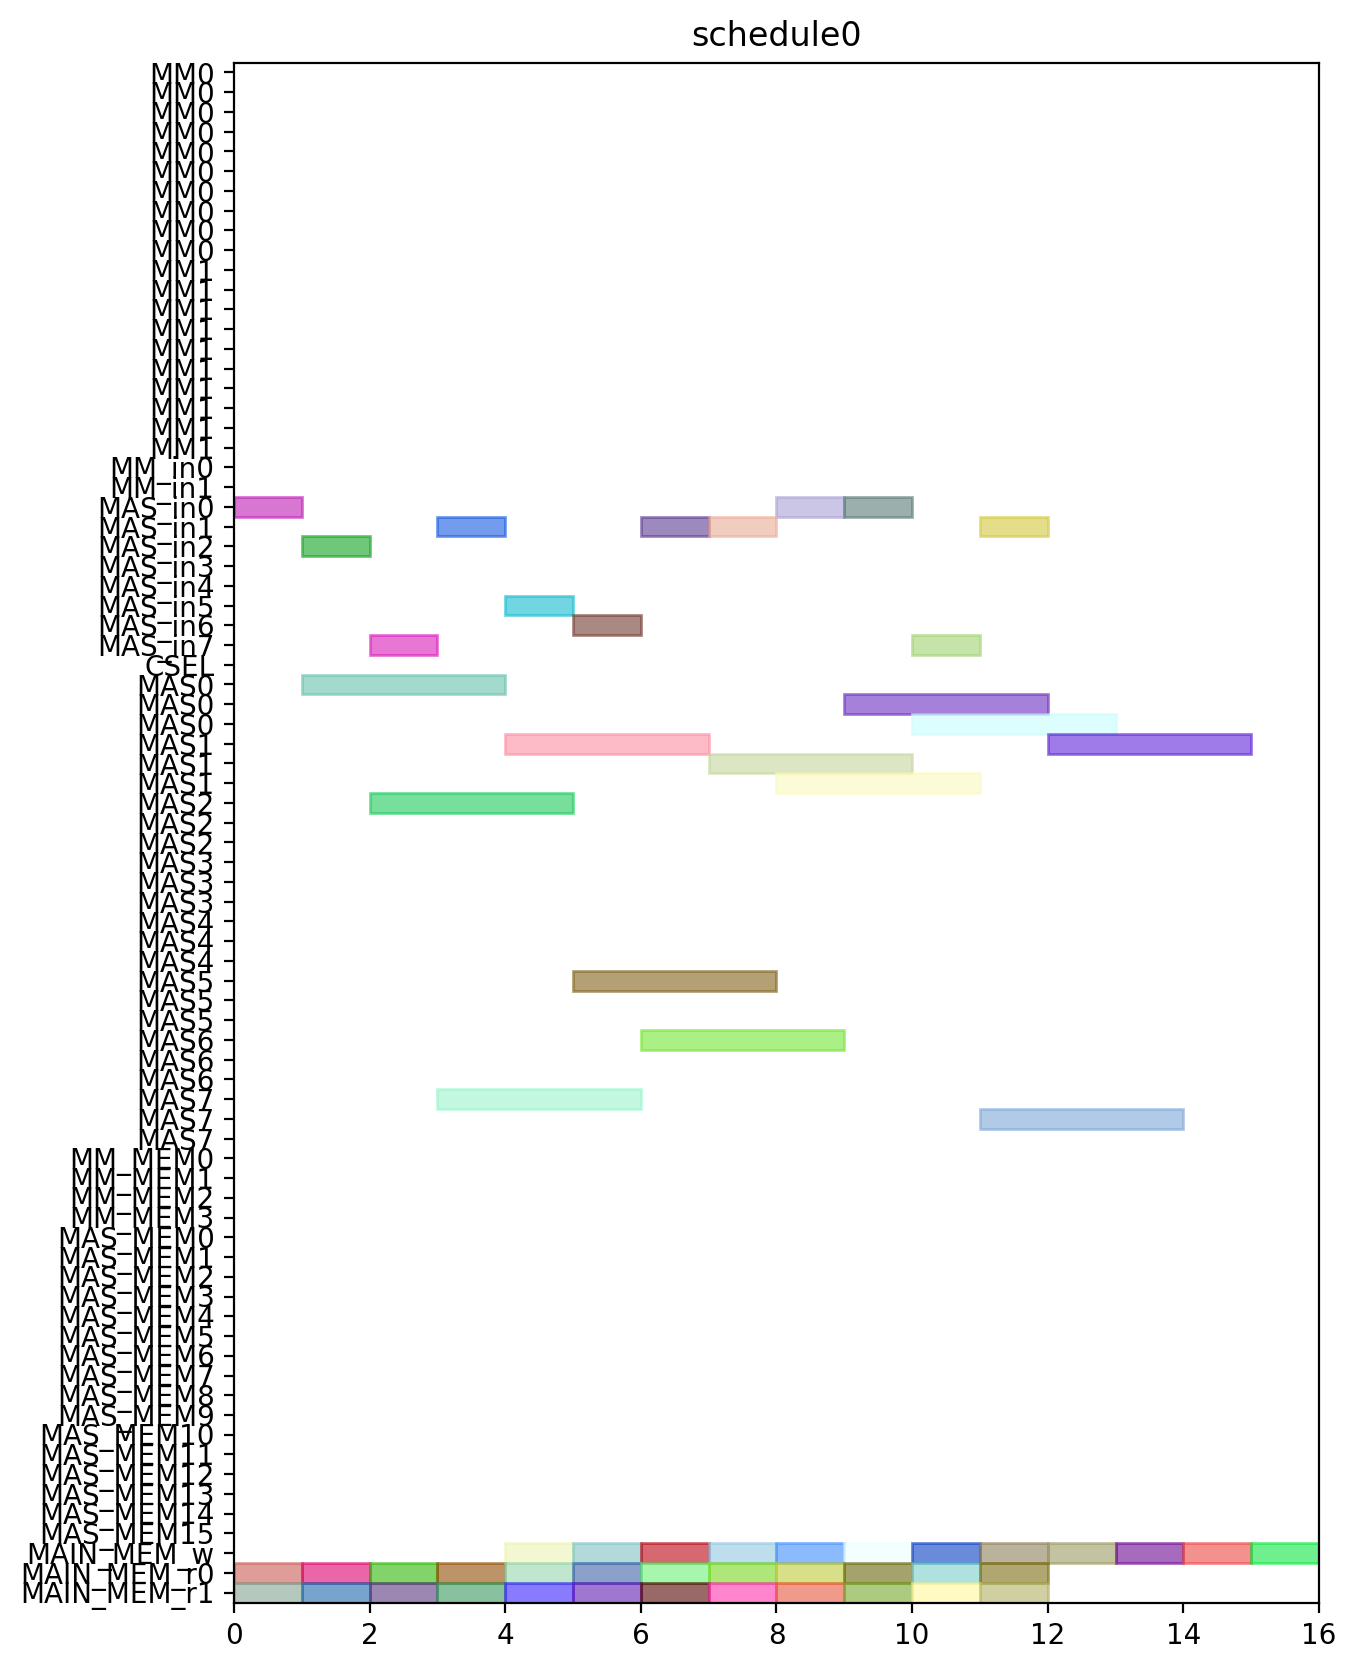

The script that drew this image:
from pyschedule import Scenario, solvers, plotters, alt


def solve():
	horizon = 120
	S = Scenario("schedule0", horizon=horizon)

	# resource
	MM = S.Resources('MM', num=2, size=10)
	MM_in = S.Resources('MM_in', num=2)
	MAS_in = S.Resources('MAS_in', num=8)
	CSEL = S.Resource('CSEL')
	MAS = S.Resources('MAS', num=8, size=3, periods=range(1, horizon))
	MM_MEM = S.Resources('MM_MEM', num=4)
	MAS_MEM = S.Resources('MAS_MEM', num=16)
	MAIN_MEM_w = S.Resource('MAIN_MEM_w', size=1)
	MAIN_MEM_r = S.Resources('MAIN_MEM_r', num=2)

	# result of previous scheduling

	# new tasks
	c000 = S.Task('c000', length=3, delay_cost=1)
	c000 += alt(MAS)
	c000_in = S.Task('c000_in', length=1, delay_cost=1)
	c000_in += alt(MAS_in)
	S += c000_in*MAS_in[0]<=c000*MAS[0]

	S += c000_in*MAS_in[1]<=c000*MAS[1]

	S += c000_in*MAS_in[2]<=c000*MAS[2]

	S += c000_in*MAS_in[3]<=c000*MAS[3]

	S += c000_in*MAS_in[4]<=c000*MAS[4]

	S += c000_in*MAS_in[5]<=c000*MAS[5]

	S += c000_in*MAS_in[6]<=c000*MAS[6]

	S += c000_in*MAS_in[7]<=c000*MAS[7]

	S += 0<c000

	c000_w = S.Task('c000_w', length=1, delay_cost=1)
	c000_w += alt(MAIN_MEM_w)
	S += c000 <= c000_w

	c000_mem0 = S.Task('c000_mem0', length=1, delay_cost=1)
	c000_mem0 += MAIN_MEM_r[0]
	S += c000_mem0 <= c000

	c000_mem1 = S.Task('c000_mem1', length=1, delay_cost=1)
	c000_mem1 += MAIN_MEM_r[1]
	S += c000_mem1 <= c000

	c001 = S.Task('c001', length=3, delay_cost=1)
	c001 += alt(MAS)
	c001_in = S.Task('c001_in', length=1, delay_cost=1)
	c001_in += alt(MAS_in)
	S += c001_in*MAS_in[0]<=c001*MAS[0]

	S += c001_in*MAS_in[1]<=c001*MAS[1]

	S += c001_in*MAS_in[2]<=c001*MAS[2]

	S += c001_in*MAS_in[3]<=c001*MAS[3]

	S += c001_in*MAS_in[4]<=c001*MAS[4]

	S += c001_in*MAS_in[5]<=c001*MAS[5]

	S += c001_in*MAS_in[6]<=c001*MAS[6]

	S += c001_in*MAS_in[7]<=c001*MAS[7]

	S += 0<c001

	c001_w = S.Task('c001_w', length=1, delay_cost=1)
	c001_w += alt(MAIN_MEM_w)
	S += c001 <= c001_w

	c001_mem0 = S.Task('c001_mem0', length=1, delay_cost=1)
	c001_mem0 += MAIN_MEM_r[0]
	S += c001_mem0 <= c001

	c001_mem1 = S.Task('c001_mem1', length=1, delay_cost=1)
	c001_mem1 += MAIN_MEM_r[1]
	S += c001_mem1 <= c001

	c010 = S.Task('c010', length=3, delay_cost=1)
	c010 += alt(MAS)
	c010_in = S.Task('c010_in', length=1, delay_cost=1)
	c010_in += alt(MAS_in)
	S += c010_in*MAS_in[0]<=c010*MAS[0]

	S += c010_in*MAS_in[1]<=c010*MAS[1]

	S += c010_in*MAS_in[2]<=c010*MAS[2]

	S += c010_in*MAS_in[3]<=c010*MAS[3]

	S += c010_in*MAS_in[4]<=c010*MAS[4]

	S += c010_in*MAS_in[5]<=c010*MAS[5]

	S += c010_in*MAS_in[6]<=c010*MAS[6]

	S += c010_in*MAS_in[7]<=c010*MAS[7]

	S += 0<c010

	c010_w = S.Task('c010_w', length=1, delay_cost=1)
	c010_w += alt(MAIN_MEM_w)
	S += c010 <= c010_w

	c010_mem0 = S.Task('c010_mem0', length=1, delay_cost=1)
	c010_mem0 += MAIN_MEM_r[0]
	S += c010_mem0 <= c010

	c010_mem1 = S.Task('c010_mem1', length=1, delay_cost=1)
	c010_mem1 += MAIN_MEM_r[1]
	S += c010_mem1 <= c010

	c011 = S.Task('c011', length=3, delay_cost=1)
	c011 += alt(MAS)
	c011_in = S.Task('c011_in', length=1, delay_cost=1)
	c011_in += alt(MAS_in)
	S += c011_in*MAS_in[0]<=c011*MAS[0]

	S += c011_in*MAS_in[1]<=c011*MAS[1]

	S += c011_in*MAS_in[2]<=c011*MAS[2]

	S += c011_in*MAS_in[3]<=c011*MAS[3]

	S += c011_in*MAS_in[4]<=c011*MAS[4]

	S += c011_in*MAS_in[5]<=c011*MAS[5]

	S += c011_in*MAS_in[6]<=c011*MAS[6]

	S += c011_in*MAS_in[7]<=c011*MAS[7]

	S += 0<c011

	c011_w = S.Task('c011_w', length=1, delay_cost=1)
	c011_w += alt(MAIN_MEM_w)
	S += c011 <= c011_w

	c011_mem0 = S.Task('c011_mem0', length=1, delay_cost=1)
	c011_mem0 += MAIN_MEM_r[0]
	S += c011_mem0 <= c011

	c011_mem1 = S.Task('c011_mem1', length=1, delay_cost=1)
	c011_mem1 += MAIN_MEM_r[1]
	S += c011_mem1 <= c011

	c100 = S.Task('c100', length=3, delay_cost=1)
	c100 += alt(MAS)
	c100_in = S.Task('c100_in', length=1, delay_cost=1)
	c100_in += alt(MAS_in)
	S += c100_in*MAS_in[0]<=c100*MAS[0]

	S += c100_in*MAS_in[1]<=c100*MAS[1]

	S += c100_in*MAS_in[2]<=c100*MAS[2]

	S += c100_in*MAS_in[3]<=c100*MAS[3]

	S += c100_in*MAS_in[4]<=c100*MAS[4]

	S += c100_in*MAS_in[5]<=c100*MAS[5]

	S += c100_in*MAS_in[6]<=c100*MAS[6]

	S += c100_in*MAS_in[7]<=c100*MAS[7]

	S += 0<c100

	c100_w = S.Task('c100_w', length=1, delay_cost=1)
	c100_w += alt(MAIN_MEM_w)
	S += c100 <= c100_w

	c100_mem0 = S.Task('c100_mem0', length=1, delay_cost=1)
	c100_mem0 += MAIN_MEM_r[0]
	S += c100_mem0 <= c100

	c100_mem1 = S.Task('c100_mem1', length=1, delay_cost=1)
	c100_mem1 += MAIN_MEM_r[1]
	S += c100_mem1 <= c100

	c101 = S.Task('c101', length=3, delay_cost=1)
	c101 += alt(MAS)
	c101_in = S.Task('c101_in', length=1, delay_cost=1)
	c101_in += alt(MAS_in)
	S += c101_in*MAS_in[0]<=c101*MAS[0]

	S += c101_in*MAS_in[1]<=c101*MAS[1]

	S += c101_in*MAS_in[2]<=c101*MAS[2]

	S += c101_in*MAS_in[3]<=c101*MAS[3]

	S += c101_in*MAS_in[4]<=c101*MAS[4]

	S += c101_in*MAS_in[5]<=c101*MAS[5]

	S += c101_in*MAS_in[6]<=c101*MAS[6]

	S += c101_in*MAS_in[7]<=c101*MAS[7]

	S += 0<c101

	c101_w = S.Task('c101_w', length=1, delay_cost=1)
	c101_w += alt(MAIN_MEM_w)
	S += c101 <= c101_w

	c101_mem0 = S.Task('c101_mem0', length=1, delay_cost=1)
	c101_mem0 += MAIN_MEM_r[0]
	S += c101_mem0 <= c101

	c101_mem1 = S.Task('c101_mem1', length=1, delay_cost=1)
	c101_mem1 += MAIN_MEM_r[1]
	S += c101_mem1 <= c101

	c110 = S.Task('c110', length=3, delay_cost=1)
	c110 += alt(MAS)
	c110_in = S.Task('c110_in', length=1, delay_cost=1)
	c110_in += alt(MAS_in)
	S += c110_in*MAS_in[0]<=c110*MAS[0]

	S += c110_in*MAS_in[1]<=c110*MAS[1]

	S += c110_in*MAS_in[2]<=c110*MAS[2]

	S += c110_in*MAS_in[3]<=c110*MAS[3]

	S += c110_in*MAS_in[4]<=c110*MAS[4]

	S += c110_in*MAS_in[5]<=c110*MAS[5]

	S += c110_in*MAS_in[6]<=c110*MAS[6]

	S += c110_in*MAS_in[7]<=c110*MAS[7]

	S += 0<c110

	c110_w = S.Task('c110_w', length=1, delay_cost=1)
	c110_w += alt(MAIN_MEM_w)
	S += c110 <= c110_w

	c110_mem0 = S.Task('c110_mem0', length=1, delay_cost=1)
	c110_mem0 += MAIN_MEM_r[0]
	S += c110_mem0 <= c110

	c110_mem1 = S.Task('c110_mem1', length=1, delay_cost=1)
	c110_mem1 += MAIN_MEM_r[1]
	S += c110_mem1 <= c110

	c111 = S.Task('c111', length=3, delay_cost=1)
	c111 += alt(MAS)
	c111_in = S.Task('c111_in', length=1, delay_cost=1)
	c111_in += alt(MAS_in)
	S += c111_in*MAS_in[0]<=c111*MAS[0]

	S += c111_in*MAS_in[1]<=c111*MAS[1]

	S += c111_in*MAS_in[2]<=c111*MAS[2]

	S += c111_in*MAS_in[3]<=c111*MAS[3]

	S += c111_in*MAS_in[4]<=c111*MAS[4]

	S += c111_in*MAS_in[5]<=c111*MAS[5]

	S += c111_in*MAS_in[6]<=c111*MAS[6]

	S += c111_in*MAS_in[7]<=c111*MAS[7]

	S += 0<c111

	c111_w = S.Task('c111_w', length=1, delay_cost=1)
	c111_w += alt(MAIN_MEM_w)
	S += c111 <= c111_w

	c111_mem0 = S.Task('c111_mem0', length=1, delay_cost=1)
	c111_mem0 += MAIN_MEM_r[0]
	S += c111_mem0 <= c111

	c111_mem1 = S.Task('c111_mem1', length=1, delay_cost=1)
	c111_mem1 += MAIN_MEM_r[1]
	S += c111_mem1 <= c111

	c200 = S.Task('c200', length=3, delay_cost=1)
	c200 += alt(MAS)
	c200_in = S.Task('c200_in', length=1, delay_cost=1)
	c200_in += alt(MAS_in)
	S += c200_in*MAS_in[0]<=c200*MAS[0]

	S += c200_in*MAS_in[1]<=c200*MAS[1]

	S += c200_in*MAS_in[2]<=c200*MAS[2]

	S += c200_in*MAS_in[3]<=c200*MAS[3]

	S += c200_in*MAS_in[4]<=c200*MAS[4]

	S += c200_in*MAS_in[5]<=c200*MAS[5]

	S += c200_in*MAS_in[6]<=c200*MAS[6]

	S += c200_in*MAS_in[7]<=c200*MAS[7]

	S += 0<c200

	c200_w = S.Task('c200_w', length=1, delay_cost=1)
	c200_w += alt(MAIN_MEM_w)
	S += c200 <= c200_w

	c200_mem0 = S.Task('c200_mem0', length=1, delay_cost=1)
	c200_mem0 += MAIN_MEM_r[0]
	S += c200_mem0 <= c200

	c200_mem1 = S.Task('c200_mem1', length=1, delay_cost=1)
	c200_mem1 += MAIN_MEM_r[1]
	S += c200_mem1 <= c200

	c201 = S.Task('c201', length=3, delay_cost=1)
	c201 += alt(MAS)
	c201_in = S.Task('c201_in', length=1, delay_cost=1)
	c201_in += alt(MAS_in)
	S += c201_in*MAS_in[0]<=c201*MAS[0]

	S += c201_in*MAS_in[1]<=c201*MAS[1]

	S += c201_in*MAS_in[2]<=c201*MAS[2]

	S += c201_in*MAS_in[3]<=c201*MAS[3]

	S += c201_in*MAS_in[4]<=c201*MAS[4]

	S += c201_in*MAS_in[5]<=c201*MAS[5]

	S += c201_in*MAS_in[6]<=c201*MAS[6]

	S += c201_in*MAS_in[7]<=c201*MAS[7]

	S += 0<c201

	c201_w = S.Task('c201_w', length=1, delay_cost=1)
	c201_w += alt(MAIN_MEM_w)
	S += c201 <= c201_w

	c201_mem0 = S.Task('c201_mem0', length=1, delay_cost=1)
	c201_mem0 += MAIN_MEM_r[0]
	S += c201_mem0 <= c201

	c201_mem1 = S.Task('c201_mem1', length=1, delay_cost=1)
	c201_mem1 += MAIN_MEM_r[1]
	S += c201_mem1 <= c201

	c210 = S.Task('c210', length=3, delay_cost=1)
	c210 += alt(MAS)
	c210_in = S.Task('c210_in', length=1, delay_cost=1)
	c210_in += alt(MAS_in)
	S += c210_in*MAS_in[0]<=c210*MAS[0]

	S += c210_in*MAS_in[1]<=c210*MAS[1]

	S += c210_in*MAS_in[2]<=c210*MAS[2]

	S += c210_in*MAS_in[3]<=c210*MAS[3]

	S += c210_in*MAS_in[4]<=c210*MAS[4]

	S += c210_in*MAS_in[5]<=c210*MAS[5]

	S += c210_in*MAS_in[6]<=c210*MAS[6]

	S += c210_in*MAS_in[7]<=c210*MAS[7]

	S += 0<c210

	c210_w = S.Task('c210_w', length=1, delay_cost=1)
	c210_w += alt(MAIN_MEM_w)
	S += c210 <= c210_w

	c210_mem0 = S.Task('c210_mem0', length=1, delay_cost=1)
	c210_mem0 += MAIN_MEM_r[0]
	S += c210_mem0 <= c210

	c210_mem1 = S.Task('c210_mem1', length=1, delay_cost=1)
	c210_mem1 += MAIN_MEM_r[1]
	S += c210_mem1 <= c210

	c211 = S.Task('c211', length=3, delay_cost=1)
	c211 += alt(MAS)
	c211_in = S.Task('c211_in', length=1, delay_cost=1)
	c211_in += alt(MAS_in)
	S += c211_in*MAS_in[0]<=c211*MAS[0]

	S += c211_in*MAS_in[1]<=c211*MAS[1]

	S += c211_in*MAS_in[2]<=c211*MAS[2]

	S += c211_in*MAS_in[3]<=c211*MAS[3]

	S += c211_in*MAS_in[4]<=c211*MAS[4]

	S += c211_in*MAS_in[5]<=c211*MAS[5]

	S += c211_in*MAS_in[6]<=c211*MAS[6]

	S += c211_in*MAS_in[7]<=c211*MAS[7]

	S += 0<c211

	c211_w = S.Task('c211_w', length=1, delay_cost=1)
	c211_w += alt(MAIN_MEM_w)
	S += c211 <= c211_w

	c211_mem0 = S.Task('c211_mem0', length=1, delay_cost=1)
	c211_mem0 += MAIN_MEM_r[0]
	S += c211_mem0 <= c211

	c211_mem1 = S.Task('c211_mem1', length=1, delay_cost=1)
	c211_mem1 += MAIN_MEM_r[1]
	S += c211_mem1 <= c211

	solvers.mip.solve(S,msg=1,kind='CPLEX',ratio_gap=1.01)

	solution = [['hoge']*len(S.solution()[1]) for i in range(len(S.solution()))]
	for i in range(len(S.solution())):
		for j in range(len(S.solution()[i])):
			solution[i][j]=str(S.solution()[i][j])
	print(solution)

	cycles = int(solution[-1][3])

	pic_file_name = "/mnt/rose/usr1/fukuda/ABE/multiRAM_multiMAS_16mux/scheduling_result/stage10MM2_stage3MAS8/CONJ/schedule0.png"
	if(S.solution() != []):
		plotters.matplotlib.plot(S,img_filename=pic_file_name, show_task_labels=False, fig_size=(cycles*0.25+3, 10))

	return solution
